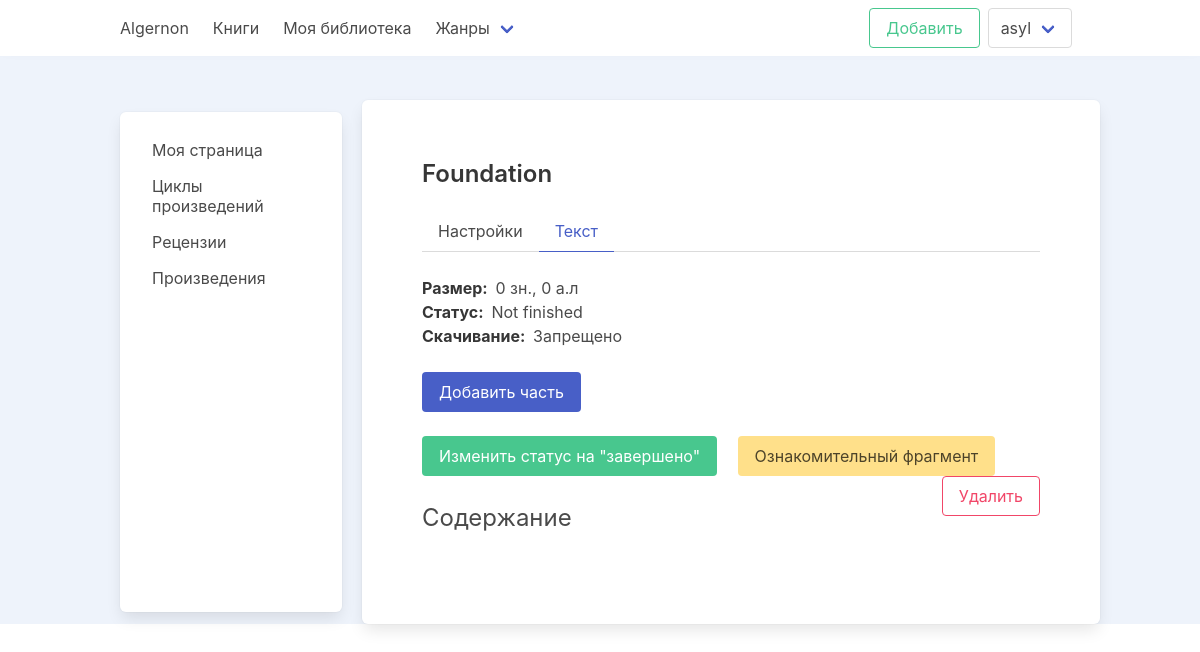
/work/3/edit/content/ (signed in), run on the app's committed database.
### account/models.py (models this page shows, shortened)
class CustomUser(AbstractUser):
    USERNAME_FIELD = 'email'
    REQUIRED_FIELDS = ['username']
    email = models.EmailField(_('Email'), unique=True)
    DS = "Don't Show"
    MALE = "Male"
    FEMALE = "Female"
    GENDER_CHOICES = (
        (DS, _("Don't Show")),
        (MALE, _("Male")),
        (FEMALE, _("Female"))
    )
    ONLY_MONTH_AND_DAY = "Only month and day"
    SHOW = "Show"
    BIRTHDAY_CHOICES = (
        (DS, _("Don't Show")),
        (ONLY_MONTH_AND_DAY, _("Only month and day")),
        (SHOW, _("Show birthday"))
    )
    slug = models.SlugField(unique=True, null=True, blank=True)
    image = models.ImageField(upload_to='profile/%Y/%m-%d', default='images/no-image.png', blank=True)
    name = models.CharField(max_length=250, unique=True)
    status = models.CharField(max_length=250, null=True, blank=True)
    birthday = models.DateField(null=True, blank=True)
    birthday_visibility = models.CharField(max_length=40, choices=BIRTHDAY_CHOICES, default=DS)
    gender = models.CharField(max_length=50, choices=GENDER_CHOICES, default=DS)
    information = QuillField(max_length=1000, null=True, blank=True)
    friends = models.ManyToManyField("CustomUser", blank=True)
    def get_absolute_url(self):
        return reverse('account:profile', args=[self.slug])
    def get_account_lib_url(self):
        return reverse('account:library', args=[self.slug])

### books/models.py (models this page shows, shortened)
class Book(models.Model):
    BOOK_CHOICES = (
        ("A", _("All")),
        ("O", _("Only friends")),
        ("N", _("Nobody"))
    )
    STATUS_CHOICES = (
        ("F", _("Finished")),
        ("D", _("Draft")),
        ("N", _("Not finished"))
    )
    author = models.ForeignKey(
        settings.AUTH_USER_MODEL,
        on_delete=models.CASCADE,
        related_name="books",
        verbose_name=_("Author")
    )
    cover = models.ImageField(upload_to="images/%Y-%m-%d/", default='images/no-image.jpg')
    title = models.CharField(max_length=150, unique=True, verbose_name=_("Book Name"))
    type = models.ForeignKey(
        Type,
        on_delete=models.SET_NULL,
        null=True,
        related_name="books",
        verbose_name=_("Book Type")
    )
    genre = models.ForeignKey(
        Genre,
        on_delete=models.SET_NULL,
        null=True,
        blank=True,
        related_name="books",
        verbose_name=_("Genre of the book")
    )
    cycle = models.ForeignKey(
        Cycle,
        on_delete=models.SET_NULL,
        null=True,
        blank=True,
        related_name="books",
        verbose_name=_("Book Cycle")
    )
    description = models.TextField(max_length=1000, null=True, blank=True)
    remark = models.TextField(max_length=1000, null=True, blank=True)
    status = models.CharField(max_length=2, choices=STATUS_CHOICES, default="N")
    is_introductory = models.BooleanField(default=False)
    is_eighteen_plus = models.BooleanField(default=False)
    is_published = models.BooleanField(default=False)
    can_comment = models.CharField(max_length=2, choices=BOOK_CHOICES, default="N")
    can_read = models.CharField(max_length=2, choices=BOOK_CHOICES, default="N")
    can_download = models.CharField(max_length=2, choices=BOOK_CHOICES, default="N")
    views = models.PositiveIntegerField(default=0)
    created_at = models.DateTimeField(auto_now_add=True)
    updated_at = models.DateTimeField(auto_now=True)
    class Meta:
        verbose_name = _("Book Info")
        verbose_name_plural = _("Books Info")
    def get_total_len(self):
        chapters = self.chapters.all()
        return sum([chapter.get_chapter_len() for chapter in chapters])
    def get_total_author_list_len(self):
        chapters = self.chapters.all()
        return round(sum([chapter.get_chapter_author_list_len() for chapter in chapters]), 2)
    def get_can_download_options(self):
        if self.can_download == "A":
            return "Разрешено"
        elif self.can_download == "O":
            return "Разрешено только друзьям"
        else:
            return "Запрещено"

### books/views.py (the view)
# urls.py: path('work/<int:id>/edit/content/', UpdateBookTextView.as_view(), name='update_book_content'),
class UpdateBookTextView(View):
    def get(self, request, id, *args, **kwargs):
        book = get_object_or_404(Book, id=id, author=request.user)
        context = {
            'book': book
        }
        return render(request, 'books/update_book_text.html', context)

### books/custom_context_processor.py (called while the page is built)
def genre_list(request):
    return {
        'genres': Genre.objects.all()
    }

### books/models.py (called while the page is built)
    def get_absolute_url(self):
        return reverse('books:books_by_genre', args=[self.slug])

### templates/books/update_book_text.html (shortened to what this page needs)
{% extends 'profile_base.html' %}
{% block content %}
    <section class="section">
        <h1 class="title is-4">{{ book.title }}</h1>
        <div class="tabs">
            <ul>
                <li><a href="{% url 'books:update_book' book.id %}">Настройки</a></li>
                <li class="is-active"><a href="{% url 'books:update_book_content' book.id %}">Текст</a></li>
            </ul>
        </div>
        <div class="block">
            <p><strong>Размер: </strong><span
                    class="ml-1">{{ book.get_total_len }} зн., {{ book.get_total_author_list_len }} а.л</span></p>
            <p><strong>Статус: </strong><span class="ml-1">{{ book.get_status_display }}</span></p>
            <p><strong>Скачивание: </strong><span class="ml-1">{{ book.get_can_download_options }}</span></p>
        </div>
        <div class="block">
            <a href="{% url 'chapters:add_chapter' book.id %}" class="button is-link">Добавить часть</a>
        </div>
        <div class="block">
            <div class="is-grouped">
                <a href="" class="button is-success">Изменить статус на "завершено"</a>
                <a href="" class="button is-warning ml-4">Ознакомительный фрагмент</a>
                <button type="button" href="" class="button is-danger is-outlined is-pulled-right"
                        id="confirm-delete-button">Удалить
                </button>
            </div>
        </div>
        <div class="block">
            <h4 class="is-size-4">Содержание</h4>
        </div>
    </section>
{% endblock content %}

### templates/includes/_header.html (shortened to what this page needs)
<header class="box">
    <nav class="navbar  is-fixed-top" role="navigation" aria-label="main navigation">
        <div class="container">
            <div class="navbar-brand">
                <a class="navbar-item" href="/">
                    Algernon
                </a>
            </div>
            <div id="navbarBasicExample" class="navbar-menu">
                <div class="navbar-start">
                    <a class="navbar-item" href="{% url 'books:books' %}">
                        Книги
                    </a>
                    <a class="navbar-item" href="{{ request.user.get_account_lib_url }}">
                        Моя библиотека
                    </a>
                    <div class="navbar-item has-dropdown is-hoverable">
                        <a class="navbar-link">
                            Жанры
                        </a>
                    </div>
                </div>
                <div class="navbar-end">
                    <div class="navbar-item">
                        <div class="buttons">
                            <a href="{% url 'books:new_book' %}" class="button is-success is-outlined">Добавить</a>
                            {% if request.user.is_authenticated %}
                                <div class="navbar-item has-dropdown is-hoverable">
                                <a class="navbar-link button">
                                    {{ request.user.name }}
                                </a>
                            {% endif %}
                            </div>
                        </div>
                    </div>
                </div>
            </div>
        </div>
    </nav>
</header>

### static/css/base.css (style rules this page uses)
body { background-color: #eef3fb; }
:root { --green: #47cf73; --green-light: #d3ffe1; --green-dark: #248c46; --yellow: #ffdd40; --yellow-light: #f9e9a2; --yellow-dark: #d9b200; --purple: #ae63e4; --purple-light: #be9fe4; --purple-dark: #754cac; --red: #ff3c41; --red-very-light: #ffcfcb; --red-light: #f19994; --red-dark: #a00808; --blue: #0ebeff; --blue-light: #76daff; --blue-dark: #3d88c3; --gray: #9b9dad; --gray-light-6: #f1f1f3; --gray-light-5: #e3e4e8; --gray-light-4: #d5d7de; --gray-light-3: #c7c9d3; --gray-light-2: #b7bbc8; --gray-light-1: #aaaebc; --gray-dark-1: #868ca0; --gray-dark-2: #717790; --gray-dark-3: #5a5f73; --gray-dark-4: #444857; --gray-dark-5: #2c303a; --gray-dark-6: #1e1f26; --gray-dark-7: #131417; --gray-dark-8: #0a0a0c; --gray-dark-9: #010101; }

### data on the page
CustomUser: user.name "asyl"
Book: title "Foundation", get_total_len "0", get_total_author_list_len "0", status "Not finished", get_can_download_options "Запрещено"
